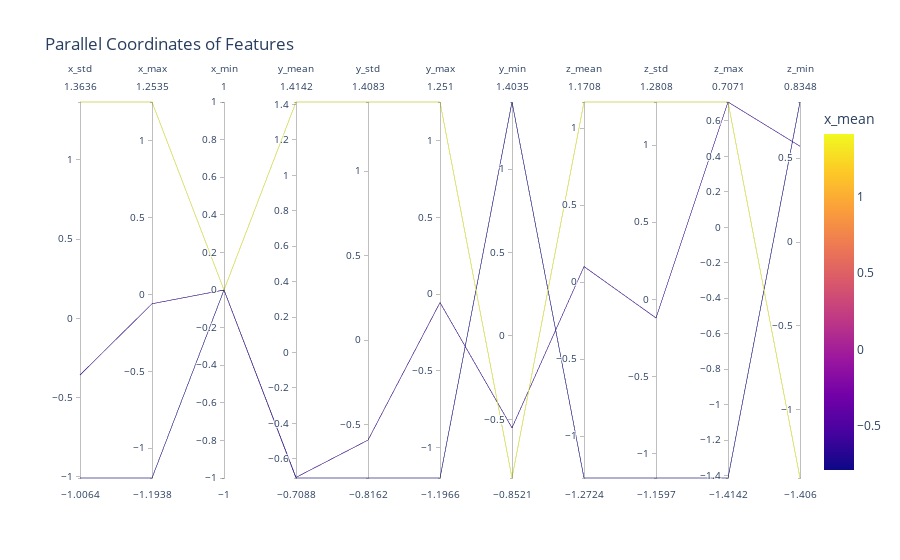

The code cell stored with this chart in its notebook:
### Code cell
from sklearn.preprocessing import StandardScaler
import plotly.express as px

# Basic features
features = eda_df.groupby('activity')[['x', 'y', 'z']].agg(['mean', 'std', 'max', 'min']).reset_index()
features.columns = ['activity'] + [f"{col}_{stat}" for col, stat in features.columns.tolist()[1:]]

# Normalize for plotting
scaler = StandardScaler()
scaled = pd.DataFrame(scaler.fit_transform(features.iloc[:, 1:]), columns=features.columns[1:])
scaled['activity'] = features['activity']

px.parallel_coordinates(scaled, color=scaled.columns[0], dimensions=scaled.columns[1:], title="Parallel Coordinates of Features")

### Figure 1 — Plotly figure (JSON) as saved in the notebook; plotly's stock layout.template omitted (floating-point values rounded to 4 significant figures)
{"data": [{"dimensions": [{"label": "x_std", "values": [1.364, -1.006, -0.3572]}, {"label": "x_max", "values": [1.253, -1.194, -0.05969]}, {"label": "x_min", "values": [0.0, 0.0, 0.0]}, {"label": "y_mean", "values": [1.414, -0.7088, -0.7054]}, {"label": "y_std", "values": [1.408, -0.8162, -0.592]}, {"label": "y_max", "values": [1.251, -1.197, -0.05439]}, {"label": "y_min", "values": [-0.8521, 1.404, -0.5514]}, {"label": "z_mean", "values": [1.171, -1.272, 0.1015]}, {"label": "z_std", "values": [1.281, -1.16, -0.121]}, {"label": "z_max", "values": [0.7071, -1.414, 0.7071]}, {"label": "z_min", "values": [-1.406, 0.8348, 0.5712]}], "domain": {"x": [0, 1], "y": [0, 1]}, "line": {"color": [1.411, -0.7874, -0.6237], "coloraxis": "coloraxis"}, "name": "", "type": "parcoords"}], "layout": {"coloraxis": {"colorbar": {"title": {"text": "x_mean"}}, "colorscale": [[0, "#0d0887"], [0.1111, "#46039f"], [0.2222, "#7201a8"], [0.3333, "#9c179e"], [0.4444, "#bd3786"], [0.5556, "#d8576b"], [0.6667, "#ed7953"], [0.7778, "#fb9f3a"], [0.8889, "#fdca26"], [1, "#f0f921"]]}, "legend": {"tracegroupgap": 0}, "title": {"text": "Parallel Coordinates of Features"}}}
